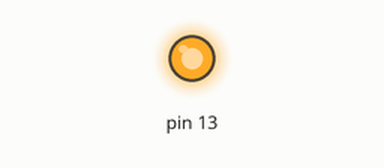
Simulated run of this sketch. Board: Arduino Uno, built with avr-gcc and run on an emulated ATmega328P. On the bench: output pins drawn as LEDs (lit = HIGH).

Above: at 0.1 s.
At 37.1 s:
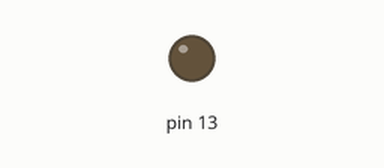
Timing chart, 0 to 38.6 s (numbered marks = the images above):
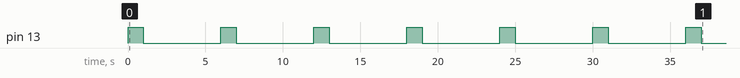

Measured:
- by itself, pin 13: alternates HIGH for 1.0 s and LOW for 5.0 s

The sketch:

led_blink.ino
```cpp
void setup() {
  // put your setup code here, to run once:
  pinMode(13,OUTPUT);
}

void loop() {
  // put your main code here, to run repeatedly:
  int count=0;

  while(count < 10){
    digitalWrite(13,HIGH);
    delay(1000);
    digitalWrite(13,LOW);
    delay(5000);
    count++;
  }

  count=0;
  while(count < 7){
    digitalWrite(13,HIGH);
    delay(3000);
    digitalWrite(13,LOW);
    delay(3000);
    count++;
  }
}
```
